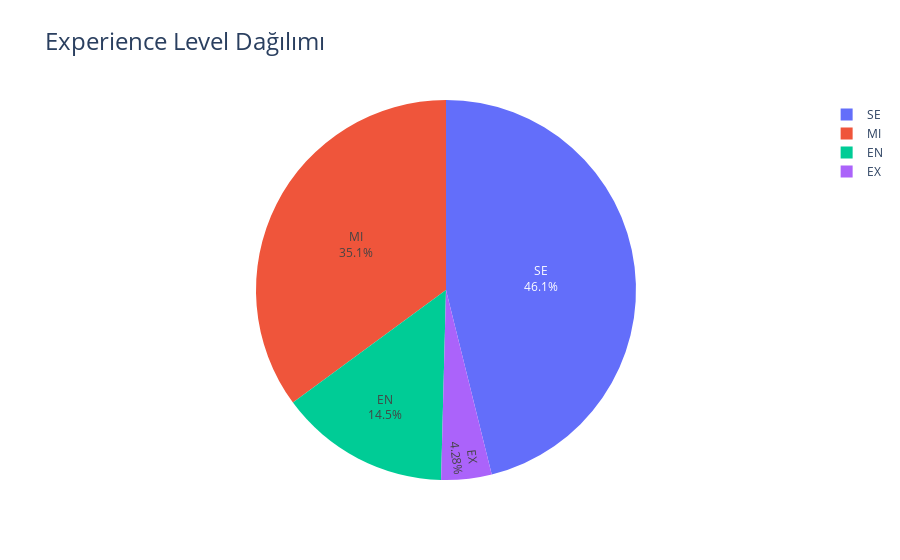

The code cell stored with this chart in its notebook:
### Code cell
fig = px.pie(df, values = values1.value_counts(), names = names1, title = 'Experience Level Dağılımı')
fig.update_traces(textposition = 'inside', textinfo = 'percent+label')
fig.update_layout(title_font_size = 24)
fig

### Figure 1 — Plotly figure (JSON) as saved in the notebook; plotly's stock layout.template omitted (floating-point values rounded to 4 significant figures)
{"data": [{"domain": {"x": [0, 1], "y": [0, 1]}, "hovertemplate": "label=%{label}<br>value=%{value}<extra></extra>", "labels": ["SE", "MI", "EN", "EX"], "legendgroup": "", "name": "", "showlegend": true, "textinfo": "percent+label", "textposition": "inside", "type": "pie", "values": [280, 213, 88, 26]}], "layout": {"legend": {"tracegroupgap": 0}, "title": {"font": {"size": 24}, "text": "Experience Level Dağılımı"}}}
